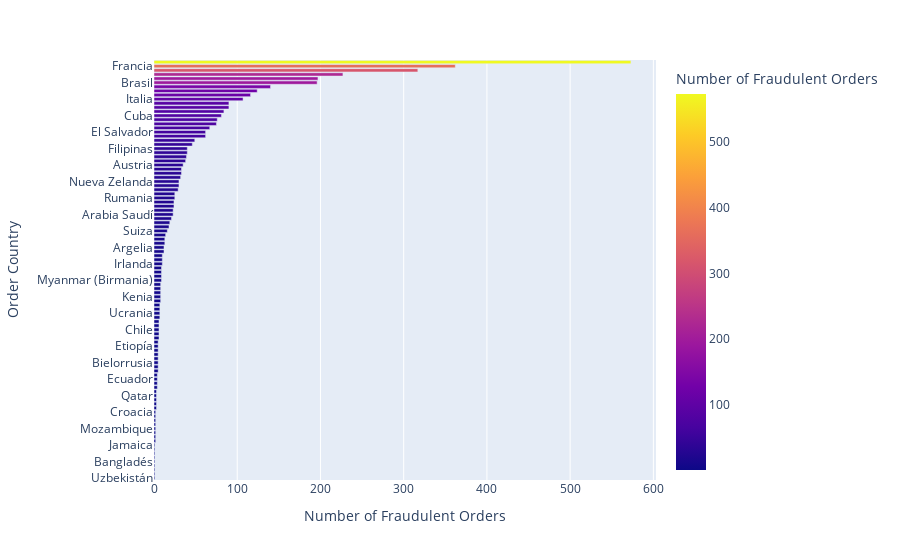

Notebook code cell kept with this figure:
### Code cell
data_countries=supply_data_f.groupby(['Order Country','Order Status'])['Order Id'].count().reset_index(name='Number of Fraudulent Orders').sort_values(by= 'Number of Fraudulent Orders', ascending= True)
px.bar(data_countries[data_countries['Order Status']=='SUSPECTED_FRAUD'], x='Number of Fraudulent Orders',y = 'Order Country',color ='Number of Fraudulent Orders')

### Figure 1 — Plotly figure (JSON) as saved in the notebook; plotly's stock layout.template omitted (floating-point values rounded to 4 significant figures)
{"data": [{"alignmentgroup": "True", "hovertemplate": "Number of Fraudulent Orders=%{marker.color}<br>Order Country=%{y}<extra></extra>", "legendgroup": "", "marker": {"color": [1, 1, 1, 1, 1, 1, 1, 1, 1, 2, 2, 2, 2, 2, 2, 2, 2, 3, 3, 3, 3, 3, 4, 4, 4, 4, 5, 5, 5, 5, 5, 5, 5, 5, 6, 6, 6, 6, 6, 7, 7, 7, 7, 8, 8, 8, 8, 8, 9, 9, 9, 9, 10, 10, 10, 12, 12, 13, 13, 14, 16, 18, 19, 21, 23, 23, 24, 24, 25, 25, 29, 30, 30, 32, 33, 33, 35, 38, 39, 40, 40, 46, 49, 62, 62, 67, 75, 76, 81, 84, 90, 90, 107, 116, 124, 140, 196, 197, 227, 317, 362, 573], "coloraxis": "coloraxis", "pattern": {"shape": ""}}, "name": "", "offsetgroup": "", "orientation": "h", "showlegend": false, "textposition": "auto", "type": "bar", "x": [1, 1, 1, 1, 1, 1, 1, 1, 1, 2, 2, 2, 2, 2, 2, 2, 2, 3, 3, 3, 3, 3, 4, 4, 4, 4, 5, 5, 5, 5, 5, 5, 5, 5, 6, 6, 6, 6, 6, 7, 7, 7, 7, 8, 8, 8, 8, 8, 9, 9, 9, 9, 10, 10, 10, 12, 12, 13, 13, 14, 16, 18, 19, 21, 23, 23, 24, 24, 25, 25, 29, 30, 30, 32, 33, 33, 35, 38, 39, 40, 40, 46, 49, 62, 62, 67, 75, 76, 81, 84, 90, 90, 107, 116, 124, 140, 196, 197, 227, 317, 362, 573], "xaxis": "x", "y": ["Uzbekistán", "Camboya", "Georgia", "Costa de Marfil", "Bangladés", "Benín", "Grecia", "Somalia", "Jamaica", "Bosnia y Herzegovina", "Togo", "Bolivia", "Mozambique", "Papúa Nueva Guinea", "Liberia", "Zambia", "Croacia", "Suecia", "Noruega", "Níger", "Qatar", "Barbados", "Pakistán", "Paraguay", "Ecuador", "Malasia", "Yemen", "Singapur", "Bielorrusia", "Madagascar", "Afganistán", "Dinamarca", "Etiopía", "Kazajistán", "Guinea", "Sudán", "Chile", "Angola", "Bulgaria", "Siria", "Ucrania", "Polonia", "Haití", "Israel", "Kenia", "Senegal", "Tanzania", "Ghana", "Myanmar (Birmania)", "Hong Kong", "Finlandia", "Camerún", "Irlanda", "Corea del Sur", "Trinidad y Tobago", "Martinica", "Argelia", "República Democrática del Congo", "Japón", "Vietnam", "Suiza", "Irán", "Bélgica", "Portugal", "Arabia Saudí", "Perú", "Marruecos", "Rusia", "Rumania", "Panamá", "Canada", "Tailandia", "Nueva Zelanda", "SudAfrica", "Irak", "Egipto", "Austria", "Venezuela", "Argentina", "Nigeria", "Filipinas", "Países Bajos", "Colombia", "Honduras", "El Salvador", "Turquía", "Guatemala", "República Dominicana", "Cuba", "Indonesia", "Nicaragua", "España", "Italia", "India", "China", "Reino Unido", "Brasil", "Australia", "Alemania", "México", "Francia", "Estados Unidos"], "yaxis": "y"}], "layout": {"barmode": "relative", "coloraxis": {"colorbar": {"title": {"text": "Number of Fraudulent Orders"}}, "colorscale": [[0, "#0d0887"], [0.1111, "#46039f"], [0.2222, "#7201a8"], [0.3333, "#9c179e"], [0.4444, "#bd3786"], [0.5556, "#d8576b"], [0.6667, "#ed7953"], [0.7778, "#fb9f3a"], [0.8889, "#fdca26"], [1, "#f0f921"]]}, "legend": {"tracegroupgap": 0}, "margin": {"t": 60}, "xaxis": {"anchor": "y", "domain": [0, 1], "title": {"text": "Number of Fraudulent Orders"}}, "yaxis": {"anchor": "x", "domain": [0, 1], "title": {"text": "Order Country"}}}}
